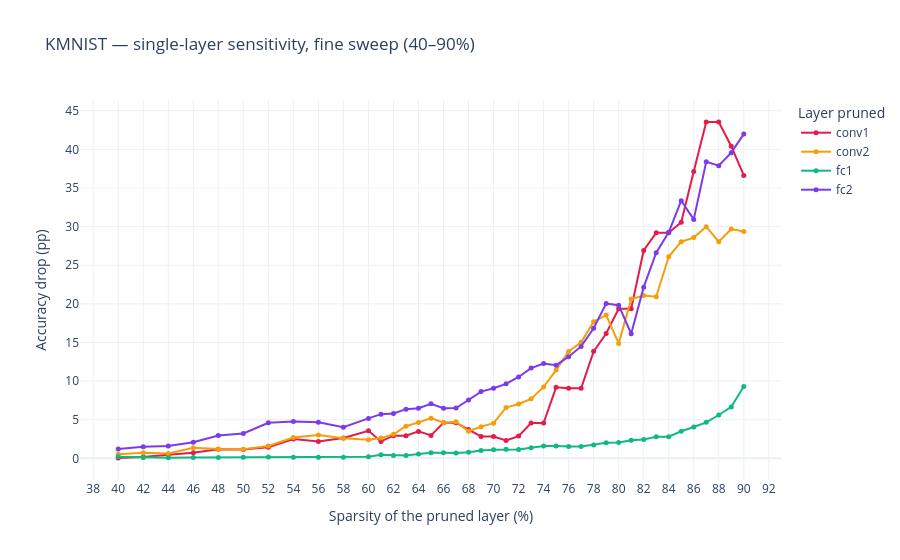

Notebook cell for this chart:
### Code cell
import plotly.graph_objects as go

layers = ['conv1', 'conv2', 'fc1', 'fc2']

# rebuild x-axis and per-layer drop lists straight from your sweep results
probes_pct = [val * 100 for val in c_points_layersensitivity]

fine_sens = {layer: [sensitivity[val][layer] for val in c_points_layersensitivity]
             for layer in layers}

colors = {'conv1': '#E11D48',   # red
          'conv2': '#F59E0B',   # orange
          'fc1':   '#10B981',   # green
          'fc2':   '#7C3AED'}   # purple

fig = go.Figure()
for layer in layers:
    fig.add_trace(go.Scatter(
        x=probes_pct,
        y=fine_sens[layer],
        mode='lines+markers',
        name=layer,
        line=dict(color=colors[layer], width=2),
        marker=dict(size=5),
        hovertemplate=f'{layer}: %{{y:.2f}}pp at %{{x:.0f}}%<extra></extra>'
    ))

fig.update_xaxes(title_text='Sparsity of the pruned layer (%)', dtick=2)
fig.update_yaxes(title_text='Accuracy drop (pp)')
fig.update_layout(
    title='KMNIST — single-layer sensitivity, fine sweep (40–90%)',
    template='plotly_white',
    legend_title_text='Layer pruned'
)
fig.show()

### Figure 1 — Plotly figure (JSON) as saved in the notebook; plotly's stock layout.template omitted (floating-point values rounded to 4 significant figures)
{"data": [{"hovertemplate": "conv1: %{y:.2f}pp at %{x:.0f}%<extra></extra>", "line": {"color": "#E11D48", "width": 2}, "marker": {"size": 5}, "mode": "lines+markers", "name": "conv1", "type": "scatter", "x": [40, 42, 44, 46, 48, 50, 52, 54, 56.0, 58.0, 60, 61, 62, 63, 64, 65, 66, 67, 68, 69, 70, 71, 72, 73, 74, 75, 76, 77, 78, 79, 80, 81, 82, 83, 84, 85, 86, 87, 88, 89, 90], "y": [0.06, 0.17, 0.46, 0.71, 1.19, 1.15, 1.42, 2.51, 2.18, 2.63, 3.57, 2.19, 2.93, 2.93, 3.49, 2.97, 4.6, 4.6, 3.73, 2.83, 2.83, 2.31, 2.88, 4.57, 4.57, 9.19, 9.07, 9.07, 13.85, 16.16, 19.36, 19.36, 26.91, 29.21, 29.21, 30.56, 37.12, 43.52, 43.52, 40.4, 36.62]}, {"hovertemplate": "conv2: %{y:.2f}pp at %{x:.0f}%<extra></extra>", "line": {"color": "#F59E0B", "width": 2}, "marker": {"size": 5}, "mode": "lines+markers", "name": "conv2", "type": "scatter", "x": [40, 42, 44, 46, 48, 50, 52, 54, 56.0, 58.0, 60, 61, 62, 63, 64, 65, 66, 67, 68, 69, 70, 71, 72, 73, 74, 75, 76, 77, 78, 79, 80, 81, 82, 83, 84, 85, 86, 87, 88, 89, 90], "y": [0.53, 0.71, 0.62, 1.38, 1.21, 1.19, 1.6, 2.7, 3.02, 2.61, 2.41, 2.62, 3.11, 4.16, 4.65, 5.2, 4.61, 4.72, 3.5, 4.1, 4.55, 6.57, 7.03, 7.7, 9.24, 11.42, 13.84, 15.02, 17.69, 18.55, 14.88, 20.63, 21.07, 20.92, 26.09, 28.04, 28.57, 29.98, 28.04, 29.68, 29.37]}, {"hovertemplate": "fc1: %{y:.2f}pp at %{x:.0f}%<extra></extra>", "line": {"color": "#10B981", "width": 2}, "marker": {"size": 5}, "mode": "lines+markers", "name": "fc1", "type": "scatter", "x": [40, 42, 44, 46, 48, 50, 52, 54, 56.0, 58.0, 60, 61, 62, 63, 64, 65, 66, 67, 68, 69, 70, 71, 72, 73, 74, 75, 76, 77, 78, 79, 80, 81, 82, 83, 84, 85, 86, 87, 88, 89, 90], "y": [0.2, 0.12, 0.09, 0.1, 0.11, 0.14, 0.17, 0.14, 0.13, 0.15, 0.22, 0.47, 0.38, 0.37, 0.55, 0.72, 0.72, 0.7, 0.79, 1, 1.1, 1.17, 1.15, 1.38, 1.6, 1.61, 1.52, 1.53, 1.73, 2.01, 2.05, 2.33, 2.43, 2.79, 2.8, 3.5, 4.05, 4.66, 5.61, 6.66, 9.29]}, {"hovertemplate": "fc2: %{y:.2f}pp at %{x:.0f}%<extra></extra>", "line": {"color": "#7C3AED", "width": 2}, "marker": {"size": 5}, "mode": "lines+markers", "name": "fc2", "type": "scatter", "x": [40, 42, 44, 46, 48, 50, 52, 54, 56.0, 58.0, 60, 61, 62, 63, 64, 65, 66, 67, 68, 69, 70, 71, 72, 73, 74, 75, 76, 77, 78, 79, 80, 81, 82, 83, 84, 85, 86, 87, 88, 89, 90], "y": [1.2, 1.5, 1.6, 2.09, 2.95, 3.21, 4.6, 4.78, 4.68, 4.04, 5.17, 5.72, 5.81, 6.37, 6.49, 7.07, 6.49, 6.5, 7.55, 8.64, 9.07, 9.64, 10.53, 11.68, 12.28, 12.06, 13.16, 14.49, 16.84, 20.04, 19.82, 16.13, 22.16, 26.61, 29.25, 33.35, 30.93, 38.38, 37.88, 39.57, 41.97]}], "layout": {"legend": {"title": {"text": "Layer pruned"}}, "title": {"text": "KMNIST — single-layer sensitivity, fine sweep (40–90%)"}, "xaxis": {"dtick": 2, "title": {"text": "Sparsity of the pruned layer (%)"}}, "yaxis": {"title": {"text": "Accuracy drop (pp)"}}}}
